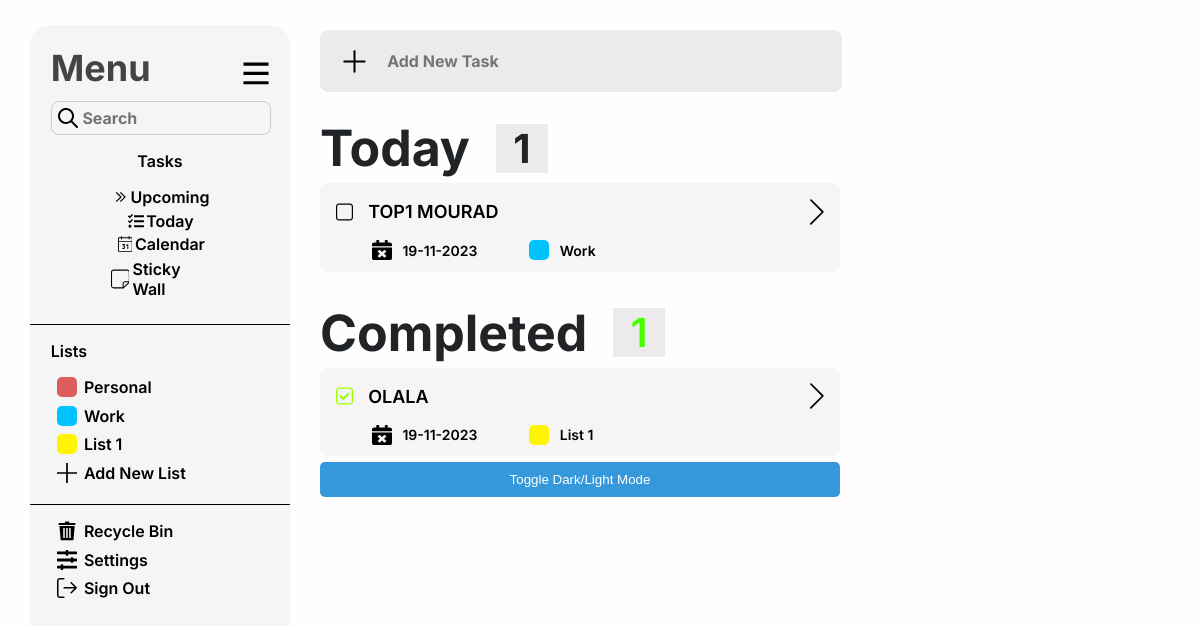
The page /index/todo_page/Today on the database its author committed.
### playground/models.py (models this page shows, shortened)
class Todo(models.Model):
    date_created = models.DateField()
    due_date = models.DateField(default='0000-00-00')
    task_Text = models.CharField(max_length=50)
    task_Descr = models.CharField(default='Default Decription',max_length=150)
    task_List = models.CharField(default='List 1', max_length=10)
    task_Progress = models.CharField(default='Incomplete',max_length=15)
    isDone = models.BooleanField(default=False)
    is_in_recycle_bin = models.BooleanField(default=False)

### playground/views.py (the view)
# urls.py: path('index/todo_page/Today', views.view_today_page, name='today_page'),
def view_today_page(request):
    tasks_NotDone_NotInRecycleBin = 0
    tasks_Done_NotInRecycleBin = 0
    current_date = datetime.now().date()
    formatted_today = current_date.strftime('%b %d, %Y')
    today_tasks = Todo.objects.filter(due_date=current_date)
    for task in today_tasks:
        if not task.isDone and not task.is_in_recycle_bin:
            tasks_NotDone_NotInRecycleBin+=1
        elif task.isDone and not task.is_in_recycle_bin:
            tasks_Done_NotInRecycleBin+=1
    return render(request, 'Today.html',{'today_tasks':today_tasks,'today':current_date,'counter_notDone':tasks_NotDone_NotInRecycleBin,'counter_done':tasks_Done_NotInRecycleBin})

### playground/templates/Today.html (shortened to what this page needs)
  {% extends 'base_layout.html' %}
  {% load static %}
  {% block style %}<link rel="stylesheet" href="{% static 'MainLight.css' %}" />{% endblock %}
  {% block Selected_Today %}class="Selected"{% endblock %}
{% block Active %}
        <div class="Active">
            <div class="AddNewTask">
                 <input placeholder="Add New Task">
            </div>
            <div class="Today-Div">
    <p class="Day">Today</p>
    <div class="NumberBg">
      <p class="Number">{{counter_notDone}}</p>
    </div>
</div>
                <div class="Upcoming-Tasks">
                    {% for task in today_tasks %}
                    {% if not task.isDone %}
                    <div class="Upcoming-Task" id="Upcoming-Task" task_id="{{task.pk}}">
                      <div class="task_txt_div" data-task-id="{{task.id}}">
                          <svg class="isDone-Icon" id="isDone-Icon"  task_id="{{task.pk}}" xmlns="http://www.w3.org/2000/svg" width="20" height="20" viewBox="0 0 20 20" fill="none">
                            <path d="M3.53811 0C1.59417 0 0 1.58715 0 3.54143L0 16.4586C0 18.4129 1.59417 20 3.53811 20H16.4619C18.4058 20 20 18.4129 20 16.4586V3.54143C20 1.58715 18.4058 0 16.4619 0L3.53811 0ZM3.53811 1.42286H16.4619C17.6569 1.42286 18.5884 2.35715 18.5884 3.54143V16.4586C18.5884 17.6429 17.6569 18.5771 16.4619 18.5771H3.53811C3.25981 18.5819 2.9834 18.5305 2.72503 18.4261C2.46665 18.3217 2.23151 18.1662 2.03344 17.9689C1.83538 17.7716 1.67843 17.5364 1.57164 17.277C1.46485 17.0177 1.41043 16.7394 1.4116 16.4586V3.54143C1.4116 2.35715 2.34315 1.42286 3.53811 1.42286Z" />
                            </svg>
                            <p class="task-txt" style="font-size: 18px;">{{ task.task_Text }}</p>
                        </div>
                          <div class="infoSup-div">
                            <p class="infoSup-txts">{{ task.due_date|date:'d-m-Y' }}</p>
                              <div class="infoSup-Icons" style="width: 20px;height: 20px;border-radius: 5px;background: #00C2FF;"></div>
                              <p class="infoSup-txts">{{ task.task_List }}</p>
                          </div>
                    </div>
                      {%endif%}
                    {% endfor %}
                </div>
            <div class="Completed">
                <p class="Completed-Txt">Completed</p>
                <div class="NumberBg2">
                    <p class="Number2">{{counter_notDone}}</p>
                  </div>
            </div>
            {% for task in today_tasks %}
            {% if task.isDone %}
            <div class="Upcoming-Tasks">
              <div class="Upcoming-Task" id="Upcoming-Task" task_id="{{task.pk}}">
                <div class="task_txt_div" data-task-id="{{task.pk}}">
                  <svg id="isDone-Icon" class="isDone-Icon" task_id="{{task.pk}}" xmlns="http://www.w3.org/2000/svg" width="20" height="20" viewBox="0 0 20 20" fill="none">
                    <path d="M3.53811 0C1.59417 0 0 1.58715 0 3.54143L0 16.4586C0 18.4129 1.59417 20 3.53811 20H16.4619C18.4058 20 20 18.4129 20 16.4586V3.54143C20 1.58715 18.4058 0 16.4619 0L3.53811 0ZM3.53811 1.42286H16.4619C17.6569 1.42286 18.5884 2.35715 18.5884 3.54143V16.4586C18.5884 17.6429 17.6569 18.5771 16.4619 18.5771H3.53811C3.25981 18.5819 2.9834 18.5305 2.72503 18.4261C2.46665 18.3217 2.23151 18.1662 2.03344 17.9689C1.83538 17.7716 1.67843 17.5364 1.57164 17.277C1.46485 17.0177 1.41043 16.7394 1.4116 16.4586V3.54143C1.4116 2.35715 2.34315 1.42286 3.53811 1.42286Z" fill="#9EFF00"/>
                    <path d="M8.01851 14.6496L4.17326 10.8044C3.94225 10.5734 3.94225 10.1988 4.17326 9.96776L5.00986 9.13114C5.24087 8.9001 5.61546 8.9001 5.84647 9.13114L8.43682 11.7215L13.985 6.17326C14.2161 5.94225 14.5906 5.94225 14.8217 6.17326L15.6583 7.00988C15.8893 7.24089 15.8893 7.61546 15.6583 7.8465L8.85513 14.6496C8.62409 14.8807 8.24952 14.8807 8.01851 14.6496Z" fill="#9EFF00"/>
                  </svg>
                  <p class="task-txt" style="font-size: 18px;">{{ task.task_Text }}</p>
                </div>
                <div class="infoSup-div">
                  <p class="infoSup-txts">{{ task.due_date|date:'d-m-Y' }}</p>
                  <div class="infoSup-Icons" style="width: 20px;height: 20px;border-radius: 5px;background: #00C2FF;"></div>
                  <p class="infoSup-txts">{{ task.task_List }}</p>
                </div>
              </div>
            </div>
            {% endif %}
            {% endfor %}
            <button class ="toggleBtn"  id="toggle-btn" onclick="toggleMode()">Toggle Dark/Light Mode</button>
        </div>
{% endblock %}

### playground/static/MainLight.css (style rules this page uses)
.Active { grid-area: Active; }
.toggleBtn { cursor: pointer; padding: 10px; background-color: #3498db; color: #fff; border: none; border-radius: 5px; }
svg { fill: #000; }
.AddNewTask { display: flex; align-items: center; width: 100%; height: 60px; border-radius: 8px; border: 1px solid #EBEBEB; background: #EBEBEB; margin-bottom: 5%; }
.AddNewTask svg { margin-left: 3%; margin-right: 3%; fill: #000 ; }
.AddNewTask input { position:relative; z-index: 1; display: flex; width: 444px; height: 43.636px; flex-direction: column; justify-content: center; margin: 0; padding: 0; color: #000; border: none; flex-shrink: 0; font-family: Inter; font-size: 16px; font-style: normal; font-weight: 700; line-height: normal; background:#EBEBEB; border:none; }
.Today-Div { display: flex; align-items: center; text-align: center; padding: 0%; }
.Day { color: var(--Color, #202427); font-family: Inter; font-size: 50px; font-style: normal; font-weight: 700; line-height: normal; margin: 0; padding: 0%; }
.NumberBg { display: flex; display: flex; justify-content: center; background-color: #EBEBEB; padding: 0; margin: 0%; width: 10%; }
.Number { color: var(--Color, #202427); font-family: Inter; font-size: 40px; font-weight: 700; margin: 0; padding: 0; }
.Completed { display: flex; margin-top: 5%; padding: 0%; align-items: center; text-align: center; }
.Completed-Txt { margin: 0; color: var(--Color, #202427); font-family: Inter; font-size: 50px; font-style: normal; font-weight: 700; line-height: normal; }
.NumberBg, .NumberBg2 { margin-left: 5%; }
.NumberBg2 { display: flex; justify-content: center; width: 10%; background-color: #EBEBEB; }
.Number2 { color: #48ff00; font-size: 40px; margin: 0; padding: 0; }
.task_txt_div { display: flex; align-items: center; justify-content: space-between; width: 100%; }
.isDone-Icon { margin-left: 3%; margin-right: 3%; transition: transform 0.3s ease-in-out; fill: #000; }
html, body , .container { height: 100%; margin: 0; background: #FFFDFD; color: #FFF; font-family: 'Inter', sans-serif; font-weight: 600; }
.Active { display: flex; flex-direction: column; margin-top: 30px; margin-bottom: 30px; color: #000; }
.Upcoming-Tasks { display: flex; flex-direction: column; }
.Upcoming-Task { display: flex; flex-direction: column; margin: 1% 0 1% 0; width: 100%; border-radius: 8px; border-bottom: 1px solid #F5F5F5; background: #F5F5F5; align-items: center; }
.task-txt { width: 100%; }
.isDone-Icon { margin-left: 3%; margin-right: 3%; transition: transform 0.3s ease-in-out; }
.Arrow-Icon { margin-right: 3%; }
.infoSup-div { display: flex; width: 100%; align-items: center; margin-bottom: 2%; }
.infoSup-Icons { margin-left: 10%; margin-right: 2%; }
.infoSup-txts { margin:0; font-size: 14px; }
p, h1, h2,label { color: #000; }

### rows shown on the page
Todo: task_Text "TOP1 MOURAD", due_date "19-11-2023", task_List "Work"
Todo: task_Text "OLALA", due_date "19-11-2023", task_List "List 1"

### other values the page prints
{{ counter_notDone }} "1"
